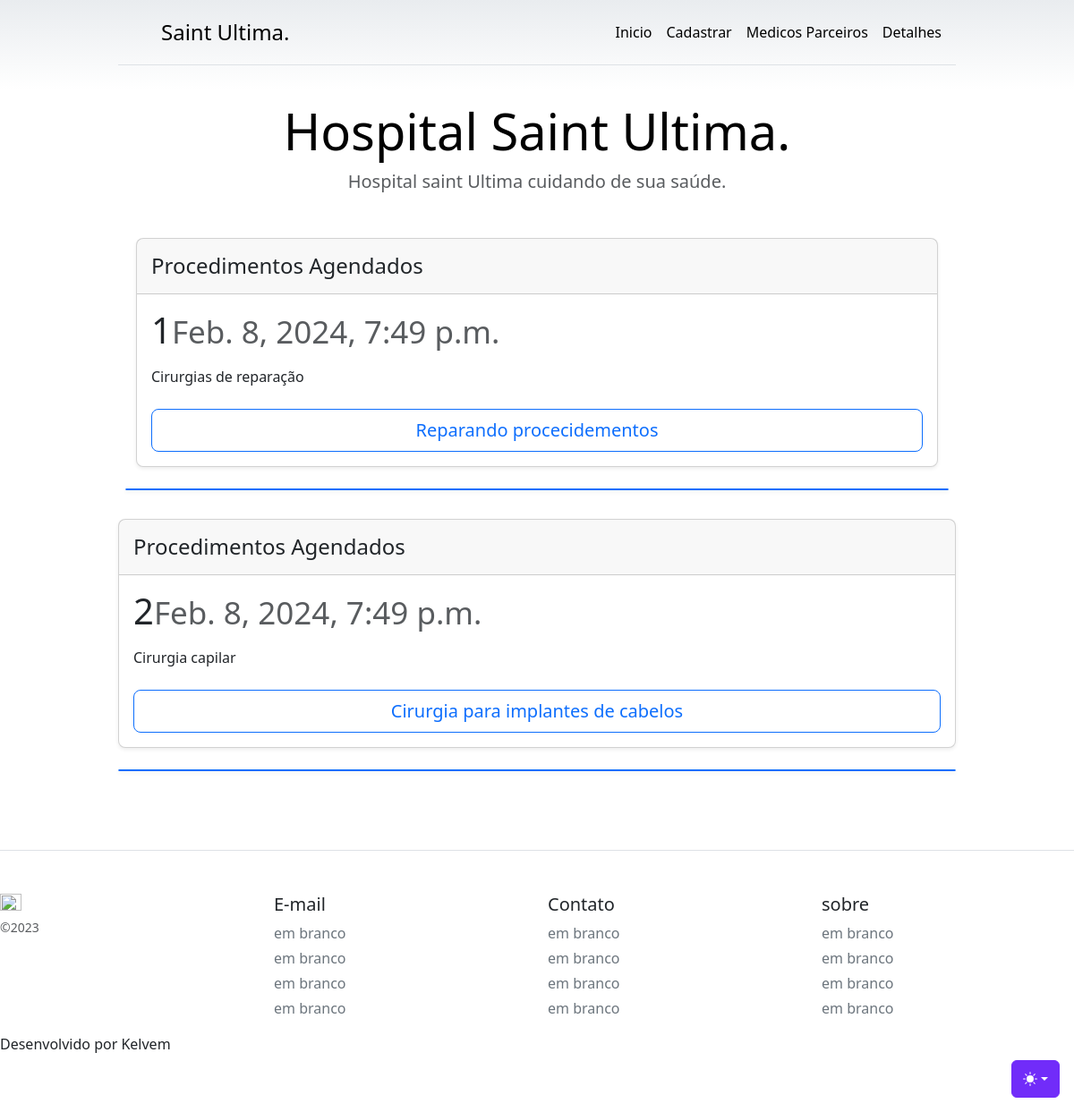
Screenshot of /noticias/ with the database file from the repository.
### noticia/models.py (models this page shows)
class Noticia(models.Model):
    nome_artigo = models.CharField(verbose_name=" Nome do Artigo" , max_length=100)
    artigo = models.TextField(verbose_name="Artigos" , max_length=255)
    data_artigo = models.DateTimeField(verbose_name="Data do Artigo", auto_now=True)
    class META:
        db_table = 'noticia'
        verbose_name = 'Noticia'
        verbose_name_plural = 'Noticias'

### core/views.py (the view)
# urls.py: path('noticias/',noticias,name='noticias'),
def noticias(request):
    noticia = Noticia.objects.all()
    return render(request,'noticia.html',{"noticia":noticia})

### noticia/templates/noticia.html (shortened to what this page needs)
{% extends 'base.html' %}
{% load bootstrap5 %}
{% block conteudo %}
{% for dado in noticia %}
<div class="col">
    <div class="card mb-4 rounded-3 shadow-sm">
      <div class="card-header py-3">
        <h4 class="my-0 fw-normal">Procedimentos Agendados</h4>
      </div>
      <div class="card-body">
        <h1 class="card-title pricing-card-title">{{ dado.id}}<small class="text-body-secondary fw-light">{{dado.data_artigo}}</small></h1>
        <ul class="list-unstyled mt-3 mb-4">
          <li>{{ dado.nome_artigo }}</li>
        </ul>
        <button type="button" class="w-100 btn btn-lg btn-outline-primary">{{dado.artigo}}</button>
      </div>
    </div>
  </div>
    <div class="card mb-4 rounded-3 shadow-sm border-primary">
      </div>
  </div>
{% endfor%}
{% endblock %}

### core/static/pricing.css (style rules this page uses)
body { background-image: linear-gradient(180deg, var(--bs-secondary-bg), var(--bs-body-bg) 100px, var(--bs-body-bg)); }

### rows the page displays
Noticia: id "1", data_artigo "Feb. 8, 2024, 7:49 p.m.", nome_artigo "Cirurgias de reparação", artigo "Reparando procecidementos"
Noticia: id "2", data_artigo "Feb. 8, 2024, 7:49 p.m.", nome_artigo "Cirurgia capilar", artigo "Cirurgia para implantes de cabelos"
